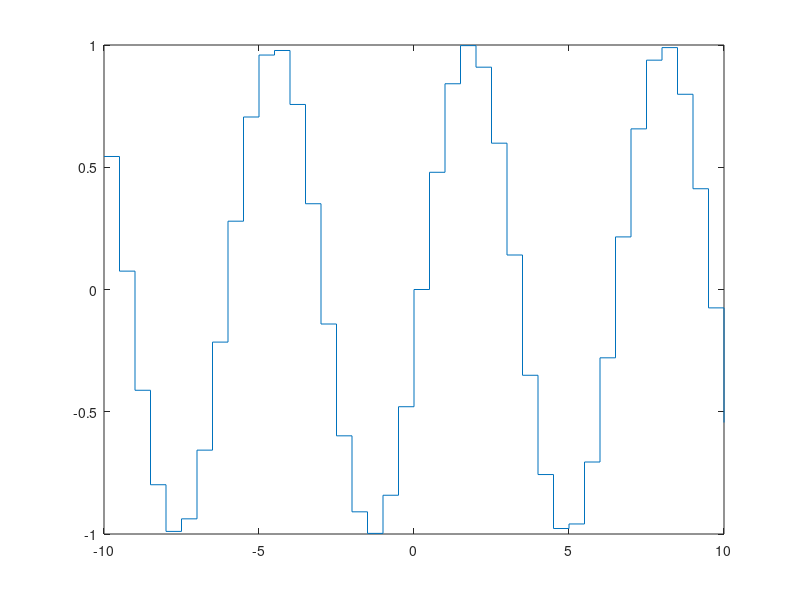

This figure's MATLAB source:
vendasMensal = randi([0, 100], 1, 30);
hist(vendasMensal, 10); #Cria um histograma
input("Digite ENTER para continuar");
vendasSemana = [ 5 4; 2 3; 4 7; 2 1; 0 5; 4 3; 1 2]
bar(vendasSemana); #Cria um gráfico de barras
input("Digite ENTER para continuar");
vetor1 = rand(1,100);
vetor2 = rand(1,100);
vetor3 = rand(1,100);
scatter(vetor1,vetor2, "filled"); #Cria um gráfico de dispersão
input("Digite ENTER para continuar");
scatter3(vetor1, vetor2, vetor3, "filled");
input("Digite ENTER para continuar");
tipoVendas = [3 5 1];
rotulos = {"Carros" "Motos" "Ônibus"};
pie(tipoVendas, rotulos); #Cria um gráfico de pizza
input("Digite ENTER para continuar");
x = [ -10: 0.5 : 10];
y = sin(x);
stem(x, y); #Cria um gráfico para dados discretos
input("Digite ENTER para continuar");
stairs(x, y); #Cria um gráfico do tipo escada
